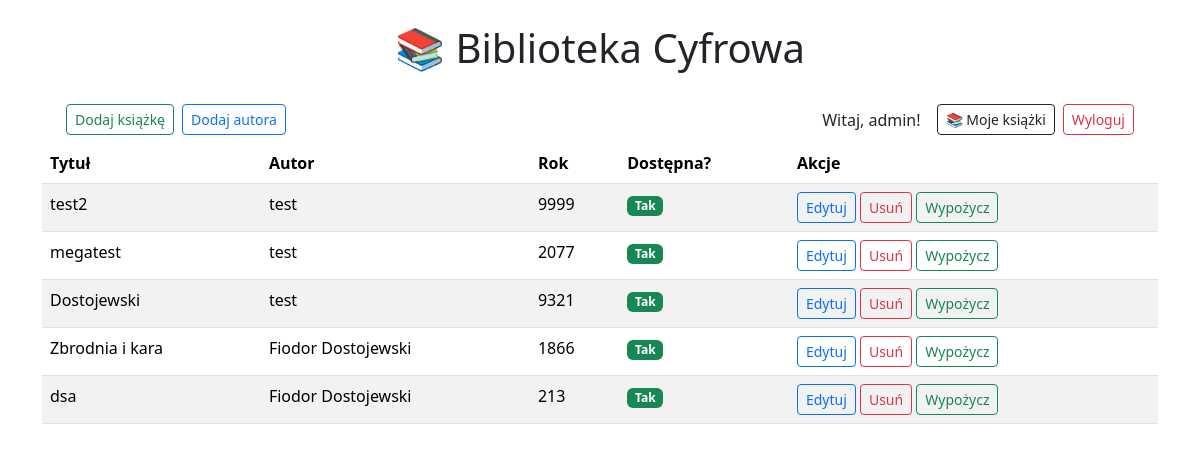
The app's page / (signed in) with its own data.
### library/models.py (models this page shows, shortened)
class Book(models.Model):
    title = models.CharField(max_length=255)
    author = models.ForeignKey(Author, on_delete=models.CASCADE)
    year = models.PositiveIntegerField()
    is_borrowed = models.BooleanField(default=False)

class Author(models.Model):
    name = models.CharField(max_length=100)
    birth_date = models.DateField()

### library/views.py (the view)
# urls.py: path('', views.book_list, name='book_list'),
@login_required
def book_list(request):
    books = Book.objects.all()
    return render(request, 'library/book_list.html', {'books': books})

### templates/library/book_list.html (shortened to what this page needs)
{% extends 'library/base.html' %}
{% block content %}
<table class="table table-striped">
    <thead>
        <tr>
            <th>Tytuł</th>
            <th>Autor</th>
            <th>Rok</th>
            <th>Dostępna?</th>
            <th>Akcje</th>
        </tr>
    </thead>
    <tbody>
        {% for book in books %}
        <tr>
            <td>{{ book.title }}</td>
            <td>{{ book.author.name}}</td>
            <td>{{ book.year }}</td>
            <td>
                {% if book.is_borrowed %}
                    <span class="badge bg-danger">Nie</span>
                {% else %}
                    <span class="badge bg-success">Tak</span>
                {% endif %}
            </td>
            <td>
              {% if user.is_superuser %}
                <a href="{% url 'book_edit' book.id %}" class="btn btn-sm btn-outline-primary">Edytuj</a>
                <a href="{% url 'book_delete' book.id %}" class="btn btn-sm btn-outline-danger">Usuń</a>
              {% endif %}
              {% if not book.is_borrowed %}
                <a href="{% url 'book_borrow' book.id %}" class="btn btn-sm btn-outline-success">Wypożycz</a>
              {% endif %}
            </td>
        </tr>
        {% endfor %}
    </tbody>
</table>
{% endblock %}

### templates/library/base.html (shortened to what this page needs)
<!DOCTYPE html>
<html lang="pl">
<head>
    <link href="https://cdn.jsdelivr.net/npm/bootstrap@5.3.3/dist/css/bootstrap.min.css" rel="stylesheet">
</head>
<body class="container mt-4">
    <h1 class="mb-4 text-center">📚 Biblioteka Cyfrowa</h1>
    <nav class="navbar navbar-expand-lg navbar-light px-4">
        {% if user.is_superuser %}
        <div class="me-auto d-flex gap-2">
            <a href="{% url 'book_create' %}" class="btn btn-sm btn-outline-success">Dodaj książkę</a>
            <a href="{% url 'author_create' %}" class="btn btn-sm btn-outline-primary">Dodaj autora</a>
        </div>
        {% endif %}
        <div class="ms-auto d-flex align-items-center gap-2">
            {% if user.is_authenticated %}
                <span class="me-2">Witaj, {{ user.username }}!</span>
                <a href="{% url 'my_borrows' %}" class="btn btn-sm btn-outline-dark">📚 Moje książki</a>
                <form action="{% url 'logout' %}" method="post" style="display: inline;">
                    <button type="submit" class="btn btn-sm btn-outline-danger">Wyloguj</button>
                </form>
            {% else %}
                <a href="{% url 'login' %}" class="btn btn-sm btn-outline-primary">Zaloguj</a>
                <a href="{% url 'register' %}" class="btn btn-sm btn-outline-success">Zarejestruj się</a>
            {% endif %}
        </div>
    </nav>
    {% block content %}
    {% endblock %}
</body>
</html>

### records on screen
Book: title "test2", author.name "test", year "9999", is_borrowed "Tak"
Book: title "megatest", author.name "test", year "2077", is_borrowed "Tak"
Book: title "Dostojewski", author.name "test", year "9321", is_borrowed "Tak"
Book: title "Zbrodnia i kara", author.name "Fiodor Dostojewski", year "1866", is_borrowed "Tak"
Book: title "dsa", author.name "Fiodor Dostojewski", year "213", is_borrowed "Tak"

### other values on screen
{{ user.username }} "admin"
